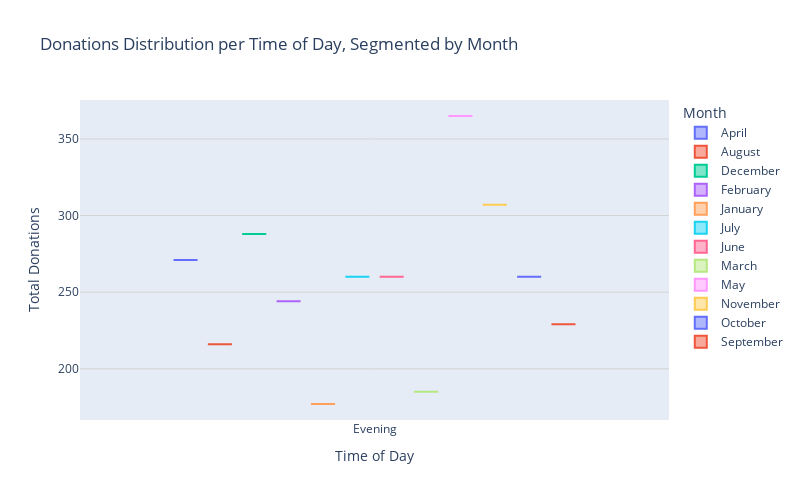
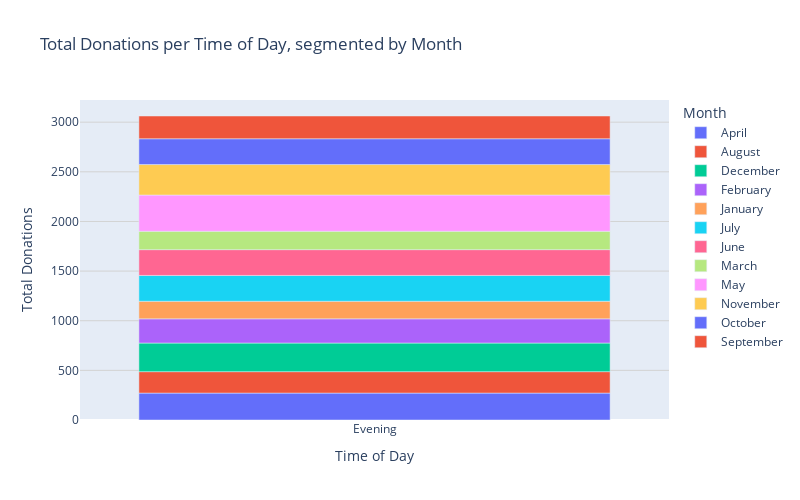

Write notebook code for charts like these, in order.
### Markdown cell above
## Box Plot

### Code cell
# Import Plotly Express
import plotly.express as px

# Convert 'Date' column to datetime
df_dates['Date'] = pd.to_datetime(df_dates['Date'])

# Extract hour and month from 'Date' column
df_dates['Hour'] = df_dates['Date'].dt.hour
df_dates['Month'] = df_dates['Date'].dt.month_name()

# Function to categorize hours into Morning, Afternoon, and Evening
# def categorize_time(hour):
#     if 7 <= hour < 12:
#         return 'Morning'
#     elif 12 <= hour < 17:
#         return 'Afternoon'
#     elif 17 <= hour < 22:
#         return 'Evening'

def categorize_time(hour):
    if hour >= 6 and hour < 12:
        return 'Morning'
    elif hour >= 12 and hour < 18:
        return 'Afternoon'
    else:
        return 'Evening'

# Apply categorization function to create a new column 'Time_of_Day'
df_dates['Time_of_Day'] = df_dates['Hour'].apply(categorize_time)

# Calculate total donations for each combination of 'Time_of_Day' and 'Month'
donations_per_time_month = df_dates.groupby(['Time_of_Day', 'Month']).size().reset_index(name='Total Donations')

# Set figure size
fig = px.box(donations_per_time_month, x='Time_of_Day', y='Total Donations', color='Month',
             labels={'Time_of_Day': 'Time of Day', 'Total Donations': 'Total Donations', 'Month': 'Month'},
             title='Donations Distribution per Time of Day, Segmented by Month')
fig.update_layout(yaxis_gridcolor='lightgrey', width=800, height=500)
fig.show()

def plot_donations_per_time_and_month():
    # Set figure size
    fig = px.bar(donations_per_time_month, x='Time_of_Day', y='Total Donations', color='Month',
                 labels={'Time_of_Day': 'Time of Day', 'Total Donations': 'Total Donations', 'Month': 'Month'},
                 title='Total Donations per Time of Day, segmented by Month')
    fig.update_layout(yaxis_gridcolor='lightgrey', width=800, height=500)
    fig.show()

# Create interactive stacked bar chart
plot_donations_per_time_and_month()

### Figure 1 — Plotly figure (JSON) as saved in the notebook; plotly's stock layout.template omitted (floating-point values rounded to 4 significant figures)
{"data": [{"alignmentgroup": "True", "hovertemplate": "Month=April<br>Time of Day=%{x}<br>Total Donations=%{y}<extra></extra>", "legendgroup": "April", "marker": {"color": "#636efa"}, "name": "April", "notched": false, "offsetgroup": "April", "orientation": "v", "showlegend": true, "type": "box", "x": ["Evening"], "x0": " ", "xaxis": "x", "y": [271], "y0": " ", "yaxis": "y"}, {"alignmentgroup": "True", "hovertemplate": "Month=August<br>Time of Day=%{x}<br>Total Donations=%{y}<extra></extra>", "legendgroup": "August", "marker": {"color": "#EF553B"}, "name": "August", "notched": false, "offsetgroup": "August", "orientation": "v", "showlegend": true, "type": "box", "x": ["Evening"], "x0": " ", "xaxis": "x", "y": [216], "y0": " ", "yaxis": "y"}, {"alignmentgroup": "True", "hovertemplate": "Month=December<br>Time of Day=%{x}<br>Total Donations=%{y}<extra></extra>", "legendgroup": "December", "marker": {"color": "#00cc96"}, "name": "December", "notched": false, "offsetgroup": "December", "orientation": "v", "showlegend": true, "type": "box", "x": ["Evening"], "x0": " ", "xaxis": "x", "y": [288], "y0": " ", "yaxis": "y"}, {"alignmentgroup": "True", "hovertemplate": "Month=February<br>Time of Day=%{x}<br>Total Donations=%{y}<extra></extra>", "legendgroup": "February", "marker": {"color": "#ab63fa"}, "name": "February", "notched": false, "offsetgroup": "February", "orientation": "v", "showlegend": true, "type": "box", "x": ["Evening"], "x0": " ", "xaxis": "x", "y": [244], "y0": " ", "yaxis": "y"}, {"alignmentgroup": "True", "hovertemplate": "Month=January<br>Time of Day=%{x}<br>Total Donations=%{y}<extra></extra>", "legendgroup": "January", "marker": {"color": "#FFA15A"}, "name": "January", "notched": false, "offsetgroup": "January", "orientation": "v", "showlegend": true, "type": "box", "x": ["Evening"], "x0": " ", "xaxis": "x", "y": [177], "y0": " ", "yaxis": "y"}, {"alignmentgroup": "True", "hovertemplate": "Month=July<br>Time of Day=%{x}<br>Total Donations=%{y}<extra></extra>", "legendgroup": "July", "marker": {"color": "#19d3f3"}, "name": "July", "notched": false, "offsetgroup": "July", "orientation": "v", "showlegend": true, "type": "box", "x": ["Evening"], "x0": " ", "xaxis": "x", "y": [260], "y0": " ", "yaxis": "y"}, {"alignmentgroup": "True", "hovertemplate": "Month=June<br>Time of Day=%{x}<br>Total Donations=%{y}<extra></extra>", "legendgroup": "June", "marker": {"color": "#FF6692"}, "name": "June", "notched": false, "offsetgroup": "June", "orientation": "v", "showlegend": true, "type": "box", "x": ["Evening"], "x0": " ", "xaxis": "x", "y": [260], "y0": " ", "yaxis": "y"}, {"alignmentgroup": "True", "hovertemplate": "Month=March<br>Time of Day=%{x}<br>Total Donations=%{y}<extra></extra>", "legendgroup": "March", "marker": {"color": "#B6E880"}, "name": "March", "notched": false, "offsetgroup": "March", "orientation": "v", "showlegend": true, "type": "box", "x": ["Evening"], "x0": " ", "xaxis": "x", "y": [185], "y0": " ", "yaxis": "y"}, {"alignmentgroup": "True", "hovertemplate": "Month=May<br>Time of Day=%{x}<br>Total Donations=%{y}<extra></extra>", "legendgroup": "May", "marker": {"color": "#FF97FF"}, "name": "May", "notched": false, "offsetgroup": "May", "orientation": "v", "showlegend": true, "type": "box", "x": ["Evening"], "x0": " ", "xaxis": "x", "y": [365], "y0": " ", "yaxis": "y"}, {"alignmentgroup": "True", "hovertemplate": "Month=November<br>Time of Day=%{x}<br>Total Donations=%{y}<extra></extra>", "legendgroup": "November", "marker": {"color": "#FECB52"}, "name": "November", "notched": false, "offsetgroup": "November", "orientation": "v", "showlegend": true, "type": "box", "x": ["Evening"], "x0": " ", "xaxis": "x", "y": [307], "y0": " ", "yaxis": "y"}, {"alignmentgroup": "True", "hovertemplate": "Month=October<br>Time of Day=%{x}<br>Total Donations=%{y}<extra></extra>", "legendgroup": "October", "marker": {"color": "#636efa"}, "name": "October", "notched": false, "offsetgroup": "October", "orientation": "v", "showlegend": true, "type": "box", "x": ["Evening"], "x0": " ", "xaxis": "x", "y": [260], "y0": " ", "yaxis": "y"}, {"alignmentgroup": "True", "hovertemplate": "Month=September<br>Time of Day=%{x}<br>Total Donations=%{y}<extra></extra>", "legendgroup": "September", "marker": {"color": "#EF553B"}, "name": "September", "notched": false, "offsetgroup": "September", "orientation": "v", "showlegend": true, "type": "box", "x": ["Evening"], "x0": " ", "xaxis": "x", "y": [229], "y0": " ", "yaxis": "y"}], "layout": {"boxmode": "group", "height": 500, "legend": {"title": {"text": "Month"}, "tracegroupgap": 0}, "title": {"text": "Donations Distribution per Time of Day, Segmented by Month"}, "width": 800, "xaxis": {"anchor": "y", "autorange": true, "domain": [0, 1], "range": [-0.5, 0.5], "title": {"text": "Time of Day"}, "type": "category"}, "yaxis": {"anchor": "x", "autorange": true, "domain": [0, 1], "gridcolor": "lightgrey", "range": [166.6, 375.4], "title": {"text": "Total Donations"}, "type": "linear"}}}

### Figure 2 — Plotly figure (JSON) as saved in the notebook; plotly's stock layout.template omitted (floating-point values rounded to 4 significant figures)
{"data": [{"alignmentgroup": "True", "hovertemplate": "Month=April<br>Time of Day=%{x}<br>Total Donations=%{y}<extra></extra>", "legendgroup": "April", "marker": {"color": "#636efa", "pattern": {"shape": ""}}, "name": "April", "offsetgroup": "April", "orientation": "v", "showlegend": true, "textposition": "auto", "type": "bar", "x": ["Evening"], "xaxis": "x", "y": [271], "yaxis": "y"}, {"alignmentgroup": "True", "hovertemplate": "Month=August<br>Time of Day=%{x}<br>Total Donations=%{y}<extra></extra>", "legendgroup": "August", "marker": {"color": "#EF553B", "pattern": {"shape": ""}}, "name": "August", "offsetgroup": "August", "orientation": "v", "showlegend": true, "textposition": "auto", "type": "bar", "x": ["Evening"], "xaxis": "x", "y": [216], "yaxis": "y"}, {"alignmentgroup": "True", "hovertemplate": "Month=December<br>Time of Day=%{x}<br>Total Donations=%{y}<extra></extra>", "legendgroup": "December", "marker": {"color": "#00cc96", "pattern": {"shape": ""}}, "name": "December", "offsetgroup": "December", "orientation": "v", "showlegend": true, "textposition": "auto", "type": "bar", "x": ["Evening"], "xaxis": "x", "y": [288], "yaxis": "y"}, {"alignmentgroup": "True", "hovertemplate": "Month=February<br>Time of Day=%{x}<br>Total Donations=%{y}<extra></extra>", "legendgroup": "February", "marker": {"color": "#ab63fa", "pattern": {"shape": ""}}, "name": "February", "offsetgroup": "February", "orientation": "v", "showlegend": true, "textposition": "auto", "type": "bar", "x": ["Evening"], "xaxis": "x", "y": [244], "yaxis": "y"}, {"alignmentgroup": "True", "hovertemplate": "Month=January<br>Time of Day=%{x}<br>Total Donations=%{y}<extra></extra>", "legendgroup": "January", "marker": {"color": "#FFA15A", "pattern": {"shape": ""}}, "name": "January", "offsetgroup": "January", "orientation": "v", "showlegend": true, "textposition": "auto", "type": "bar", "x": ["Evening"], "xaxis": "x", "y": [177], "yaxis": "y"}, {"alignmentgroup": "True", "hovertemplate": "Month=July<br>Time of Day=%{x}<br>Total Donations=%{y}<extra></extra>", "legendgroup": "July", "marker": {"color": "#19d3f3", "pattern": {"shape": ""}}, "name": "July", "offsetgroup": "July", "orientation": "v", "showlegend": true, "textposition": "auto", "type": "bar", "x": ["Evening"], "xaxis": "x", "y": [260], "yaxis": "y"}, {"alignmentgroup": "True", "hovertemplate": "Month=June<br>Time of Day=%{x}<br>Total Donations=%{y}<extra></extra>", "legendgroup": "June", "marker": {"color": "#FF6692", "pattern": {"shape": ""}}, "name": "June", "offsetgroup": "June", "orientation": "v", "showlegend": true, "textposition": "auto", "type": "bar", "x": ["Evening"], "xaxis": "x", "y": [260], "yaxis": "y"}, {"alignmentgroup": "True", "hovertemplate": "Month=March<br>Time of Day=%{x}<br>Total Donations=%{y}<extra></extra>", "legendgroup": "March", "marker": {"color": "#B6E880", "pattern": {"shape": ""}}, "name": "March", "offsetgroup": "March", "orientation": "v", "showlegend": true, "textposition": "auto", "type": "bar", "x": ["Evening"], "xaxis": "x", "y": [185], "yaxis": "y"}, {"alignmentgroup": "True", "hovertemplate": "Month=May<br>Time of Day=%{x}<br>Total Donations=%{y}<extra></extra>", "legendgroup": "May", "marker": {"color": "#FF97FF", "pattern": {"shape": ""}}, "name": "May", "offsetgroup": "May", "orientation": "v", "showlegend": true, "textposition": "auto", "type": "bar", "x": ["Evening"], "xaxis": "x", "y": [365], "yaxis": "y"}, {"alignmentgroup": "True", "hovertemplate": "Month=November<br>Time of Day=%{x}<br>Total Donations=%{y}<extra></extra>", "legendgroup": "November", "marker": {"color": "#FECB52", "pattern": {"shape": ""}}, "name": "November", "offsetgroup": "November", "orientation": "v", "showlegend": true, "textposition": "auto", "type": "bar", "x": ["Evening"], "xaxis": "x", "y": [307], "yaxis": "y"}, {"alignmentgroup": "True", "hovertemplate": "Month=October<br>Time of Day=%{x}<br>Total Donations=%{y}<extra></extra>", "legendgroup": "October", "marker": {"color": "#636efa", "pattern": {"shape": ""}}, "name": "October", "offsetgroup": "October", "orientation": "v", "showlegend": true, "textposition": "auto", "type": "bar", "x": ["Evening"], "xaxis": "x", "y": [260], "yaxis": "y"}, {"alignmentgroup": "True", "hovertemplate": "Month=September<br>Time of Day=%{x}<br>Total Donations=%{y}<extra></extra>", "legendgroup": "September", "marker": {"color": "#EF553B", "pattern": {"shape": ""}}, "name": "September", "offsetgroup": "September", "orientation": "v", "showlegend": true, "textposition": "auto", "type": "bar", "x": ["Evening"], "xaxis": "x", "y": [229], "yaxis": "y"}], "layout": {"barmode": "relative", "height": 500, "legend": {"title": {"text": "Month"}, "tracegroupgap": 0}, "title": {"text": "Total Donations per Time of Day, segmented by Month"}, "width": 800, "xaxis": {"anchor": "y", "autorange": true, "domain": [0, 1], "range": [-0.5, 0.5], "title": {"text": "Time of Day"}, "type": "category"}, "yaxis": {"anchor": "x", "autorange": true, "domain": [0, 1], "gridcolor": "lightgrey", "range": [0, 3223.0], "title": {"text": "Total Donations"}, "type": "linear"}}}
